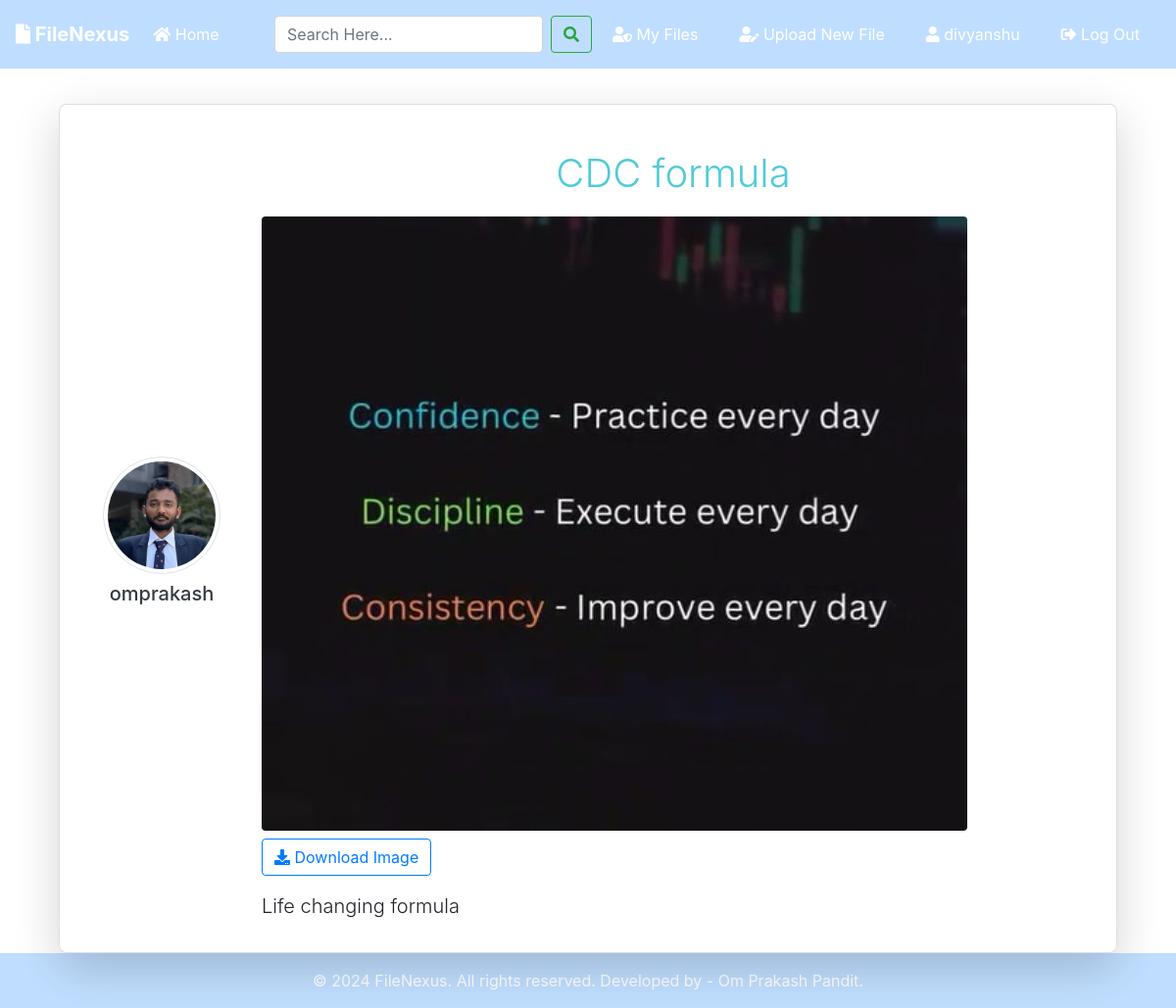
Screenshot of /post/6/ (signed in) with the database file from the repository.
### blog/models.py (models this page shows, shortened)
class Post(models.Model):
	title = models.CharField(max_length=100)
	file = models.FileField(null=True,blank=True,upload_to='Files')
	content = models.TextField()
	date_posted = models.DateTimeField(default=timezone.now)
	author = models.ForeignKey(User, on_delete=models.CASCADE)
	downloadable = models.BooleanField(default=True)
	def extension(self):
		name, extension = os.path.splitext(self.file.name)
		return extension

### users/models.py (models this page shows, shortened)
class Profile(models.Model):
    user = models.OneToOneField(User, on_delete=models.CASCADE)
    image = models.ImageField(default='default.jpg', upload_to='profile_pics')

### blog/views.py (the view)
# urls.py: path('post/<int:pk>/', PostDetailView.as_view(), name='post-detail'),
class PostDetailView(DetailView):
    model = Post
    template_name = 'blog/post_detail.html'

### blog/templates/blog/post_detail.html (shortened to what this page needs)
{% extends "blog/base.html" %}
{% block content %}
<div class="container mt-3">
    <div class="card shadow-lg">
        <div class="card-body">
            <div class="row align-items-center">
                <div class="col-md-2 user-info">
                    <img src="{{ object.author.profile.image.url }}" alt="{{ object.author.username }}" class="rounded-circle img-thumbnail img-fluid" style="width: 120px; height: 120px;">
                    <h5 class="mt-2">
                        <a href="{% url 'user-posts' object.author.username %}" class="text-dark">{{ object.author.username }}</a>
                    </h5>
                </div>
                <div class="col-md-10">
                    <h1 class="display-4">{{ object.title }}</h1>
                    {% if object.file %}
                        <div class="mt-3 mb-3">
                            {% if object.extension == '.jpg' or object.extension == 'jpeg' or object.extension == 'png' %}
                                <img src="{{ object.file.url }}" alt="Uploaded image" class="img-fluid rounded">
                                {% if object.downloadable %}
                                    <a href="{{ object.file.url }}" download class="btn btn-outline-primary mt-2"><i class="fas fa-download"></i> Download Image</a>
                                {% endif %}
                            {% else %}
                                {% if object.downloadable %}
                                    <a href="{{ object.file.url }}" download class="btn btn-outline-primary mt-2"><i class="fas fa-download"></i> Download File</a>
                                {% endif %}
                            {% endif %}
                        </div>
                    {% endif %}
                    <p class="lead">{{ object.content }}</p>
                </div>
            </div>
        </div>
    </div>
</div>
{% endblock content %}

### blog/templates/blog/base.html (shortened to what this page needs)
{% load static %}
{% load tz %}
<!doctype html>
<html lang="en">
<head>
    <link rel="stylesheet" href="https://stackpath.bootstrapcdn.com/bootstrap/4.3.1/css/bootstrap.min.css">
    <link rel="stylesheet" href="https://use.fontawesome.com/releases/v5.8.1/css/all.css">
    <link rel="stylesheet" href="{% static 'blog/main.css' %}">
</head>
<body>
    <nav class="navbar navbar-expand-lg navbar-dark bg-dark">
        <a class="navbar-brand font-weight-bold" href="{% url 'blog-home' %}"><i class="fas fa-file"></i> FileNexus</a>
        <div class="collapse navbar-collapse" id="navbarSupportedContent">
            <ul class="navbar-nav mr-auto">
                <li class="nav-item active">
                    <a class="nav-link" href="{% url 'blog-home' %}"><i class="fas fa-home"></i> Home <span class="sr-only">(current)</span></a>
                </li>
            </ul>
            <form id="searchform" class="form-inline" action="{% url 'search' %}" method="get">
                <input class="form-control mr-sm-2" type="search" name="q" value="{{ request.GET.q }}" placeholder="Search Here..." aria-label="Search">
                <button class="btn btn-outline-success my-2 my-sm-0" type="submit"><i class="fa fa-search"></i></button>
            </form>
            {% if user.is_authenticated %}
            <a href="{% url 'user-posts' user %}" class="btn text-white m-2"><i class="fas fa-user-shield"></i> My Files</a>
            <a href="{% url 'post-create' %}" class="btn text-white m-2"><i class="fas fa-user-edit"></i> Upload New File</a>
            <a href="{% url 'profile' %}" class="btn text-white m-2"><i class="fas fa-user"></i> {{ user.username }}</a>
            <form action="{% url 'logout' %}" method="post" style="display: inline;">
                <button type="submit" class="btn text-white m-2"><i class="fas fa-sign-out-alt"></i> Log Out</button>
            </form>
            {% else %}
            <a href="{% url 'login' %}" class="btn text-white m-2"><i class="fas fa-user-tie"></i> Log In</a>
            <a href="{% url 'register' %}" class="btn text-white m-2"> <i class="fas fa-sign-in-alt"></i> Sign Up</a>
            {% endif %}
        </div>
    </nav>
    <div class="container my-bg">
        {% block content %}
        {% endblock %}
    </div>
    <footer class="footer bg-dark text-white">
        <div class="container text-center py-3">
            © {% now "Y" %} FileNexus. All rights reserved. Developed by - Om Prakash Pandit.
        </div>
    </footer>
</body>
</html>

### blog/static/blog/main.css (style rules this page uses)
html { height: 100%; }
body { background-image: url('https://images.pexels.com/photos/956999/milky-way-starry-sky-night-sky-star-956999.jpeg?auto=compress&cs=tinysrgb&w=1260&h=750&dpr=1'); background-size: cover; background-position: center; background-repeat: no-repeat; background-attachment: fixed; display: flex; flex-direction: column; min-height: 100vh; margin: 0; }
.bg-dark { background-color: rgba(0, 123, 255, .25) !important; }
h2, h3, h4, h5, h6 { color: #58c5cf; margin: 5px; }
h1 { color: #51cbd6; margin: 20px; text-align: center; }
ul { margin: 0; }
.container.my-bg { flex: 1 0 auto; margin-top: 20px; }
.card { overflow: hidden; position: relative; padding-top: 60px; }
.footer { background-color: #343a40; color: white; flex-shrink: 0; width: 100%; }

### blog/templates/blog/post_detail.html (style rules this page uses)
.user-info { display: flex; flex-direction: column; align-items: center; justify-content: center; height: 100%; }
.card { border-radius: 0.5rem; }
.card img { max-width: 100%; height: auto; }
.card-body { padding: 1rem 2rem; margin-top: -50px; }
.display-4 { font-size: 2.5rem; }

### rows the page displays
Post: author.profile.image (picture), author.username "omprakash", title "CDC formula", file (picture), content "Life changing formula"

### other values shown
{{ user.username }} "divyanshu"
